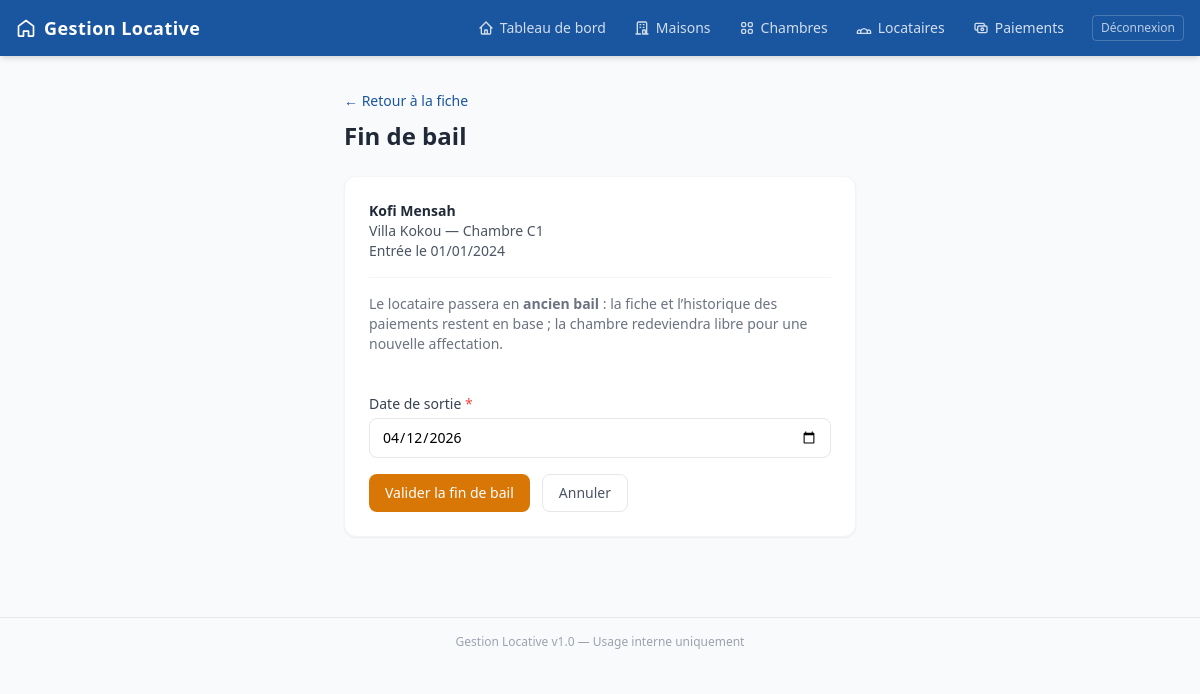
The page /pages/locataires/quitter.php?id=1 (signed in) on the database its author committed.
### tables this page shows
CREATE TABLE IF NOT EXISTS locataires (
    id              INT UNSIGNED AUTO_INCREMENT PRIMARY KEY,
    chambre_id      INT UNSIGNED  NOT NULL,
    nom_complet     VARCHAR(150)  NOT NULL,
    telephone       VARCHAR(25)   NULL,
    email           VARCHAR(150)  NULL,
    loyer_mensuel   DECIMAL(10,2) NOT NULL,             
    date_entree     DATE          NOT NULL,
    date_sortie     DATE          NULL,                 
    actif           TINYINT(1)    DEFAULT 1,            
    created_at      TIMESTAMP     DEFAULT CURRENT_TIMESTAMP,

    CONSTRAINT fk_locataire_chambre
        FOREIGN KEY (chambre_id) REFERENCES chambres(id)
        ON DELETE RESTRICT ON UPDATE CASCADE
);

CREATE TABLE IF NOT EXISTS maisons (
    id          INT UNSIGNED AUTO_INCREMENT PRIMARY KEY,
    nom         VARCHAR(100)  NOT NULL,                
    adresse     VARCHAR(255)  NOT NULL,
    description TEXT          NULL,
    created_at  TIMESTAMP     DEFAULT CURRENT_TIMESTAMP
);

CREATE TABLE IF NOT EXISTS chambres (
    id          INT UNSIGNED AUTO_INCREMENT PRIMARY KEY,
    maison_id   INT UNSIGNED  NOT NULL,
    numero      VARCHAR(20)   NOT NULL,                
    description TEXT          NULL,
    statut      ENUM('libre','occupée') DEFAULT 'libre',
    created_at  TIMESTAMP     DEFAULT CURRENT_TIMESTAMP,

    CONSTRAINT fk_chambre_maison
        FOREIGN KEY (maison_id) REFERENCES maisons(id)
        ON DELETE CASCADE ON UPDATE CASCADE,

    UNIQUE KEY uq_chambre (maison_id, numero)
);

### pages/locataires/quitter.php (the view, shortened to what this page needs)
<?php
$db = Database::getInstance();
$id = isset($_GET['id']) ? (int) $_GET['id'] : 0;
$st = $db->prepare('
    SELECT l.id, l.nom_complet, l.date_entree, l.actif, c.numero AS chambre_numero, m.nom AS maison_nom
    FROM locataires l
    JOIN chambres c ON c.id = l.chambre_id
    JOIN maisons m ON m.id = c.maison_id
    WHERE l.id = ?
');
$st->execute([$id]);
$row = $st->fetch();
$default_sortie = $_POST['date_sortie'] ?? date('Y-m-d');
require_once __DIR__ . '/../../includes/header.php';
?>
<div class="max-w-lg mx-auto">
    <div class="mb-6">
        <a href="<?= BASE_URL ?>/pages/locataires/edit.php?id=<?= $id ?>" class="text-sm text-primary hover:underline">← Retour à la fiche</a>
        <h1 class="text-2xl font-semibold text-gray-800 mt-2">Fin de bail</h1>
    </div>
    <section class="bg-white rounded-xl border border-gray-100 shadow-sm p-6 space-y-4">
        <p class="text-sm text-gray-600">
            <strong class="text-gray-800"><?= htmlspecialchars($row['nom_complet'], ENT_QUOTES, 'UTF-8') ?></strong><br>
            <?= htmlspecialchars($row['maison_nom'], ENT_QUOTES, 'UTF-8') ?> — Chambre <?= htmlspecialchars($row['chambre_numero'], ENT_QUOTES, 'UTF-8') ?><br>
            Entrée le <?= date('d/m/Y', strtotime($row['date_entree'])) ?>
        </p>
        <p class="text-sm text-gray-500 border-t border-gray-100 pt-4">
            Le locataire passera en <strong>ancien bail</strong> : la fiche et l’historique des paiements restent en base ; la chambre redeviendra libre pour une nouvelle affectation.
        </p>
        <form method="post" class="space-y-4 pt-2">
            <div>
                <label for="date_sortie" class="block text-sm font-medium text-gray-700 mb-1">Date de sortie <span class="text-red-500">*</span></label>
                <input type="date" name="date_sortie" id="date_sortie" required
                       value="<?= htmlspecialchars($default_sortie, ENT_QUOTES, 'UTF-8') ?>"
                       min="<?= htmlspecialchars($row['date_entree'], ENT_QUOTES, 'UTF-8') ?>"
                       class="w-full rounded-lg border border-gray-200 px-3 py-2 text-sm focus:ring-2 focus:ring-primary/30 focus:border-primary outline-none">
            </div>
            <div class="flex flex-wrap gap-3">
                <button type="submit" class="px-4 py-2 rounded-lg bg-amber-600 text-white text-sm font-medium hover:bg-amber-700 transition">
                    Valider la fin de bail
                </button>
                <a href="<?= BASE_URL ?>/pages/locataires/edit.php?id=<?= $id ?>"
                   class="px-4 py-2 rounded-lg border border-gray-200 text-gray-600 text-sm hover:bg-gray-50 transition">Annuler</a>
            </div>
        </form>
    </section>
</div>
<?php require_once __DIR__ . '/../../includes/footer.php'; ?>

### rows shown on the page
locataires: nom_complet "Kofi Mensah", maisons.nom "Villa Kokou", chambre.numero "C1", date_entree "01/01/2024"

### other values the page prints
APP_NAME "Gestion Locative"
$label "Tableau de bord"
$label "Maisons"
$label "Chambres"
$label "Locataires"
$label "Paiements"
APP_VERSION "1.0"
